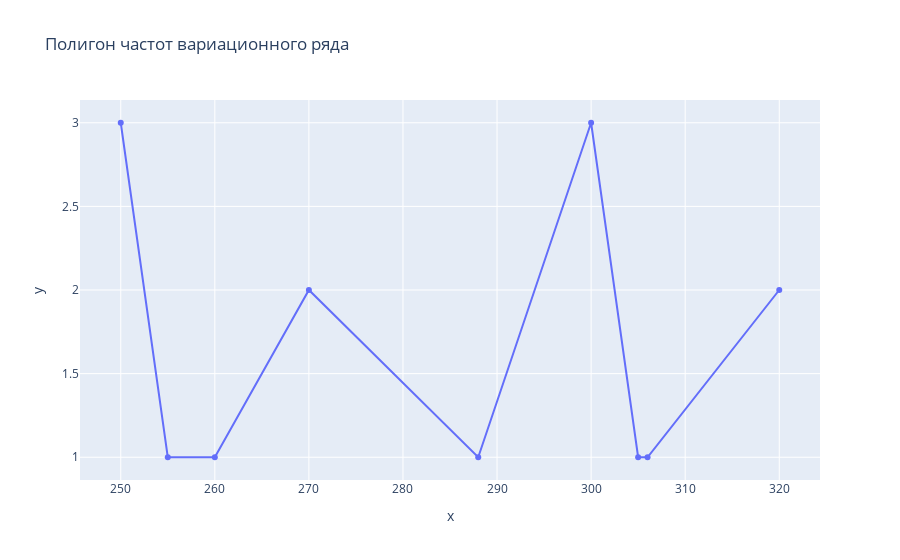

This figure's notebook cell:
### Markdown cell above
### Полигон частот вариационного ряда

### Code cell
fig = px.line(x=unique, y=freq.iloc[0], markers=True, title='Полигон частот вариационного ряда')
fig.show()

### Figure 1 — Plotly figure (JSON) as saved in the notebook; plotly's stock layout.template omitted (floating-point values rounded to 4 significant figures)
{"data": [{"hovertemplate": "x=%{x}<br>y=%{y}<extra></extra>", "legendgroup": "", "line": {"color": "#636efa", "dash": "solid"}, "marker": {"symbol": "circle"}, "mode": "markers+lines", "name": "", "orientation": "v", "showlegend": false, "x": [250, 255, 260, 270, 288, 300, 305, 306, 320], "xaxis": "x", "y": [3, 1, 1, 2, 1, 3, 1, 1, 2], "yaxis": "y", "type": "scatter"}], "layout": {"xaxis": {"anchor": "y", "domain": [0.0, 1.0], "title": {"text": "x"}}, "yaxis": {"anchor": "x", "domain": [0.0, 1.0], "title": {"text": "y"}}, "legend": {"tracegroupgap": 0}, "title": {"text": "Полигон частот вариационного ряда"}}}
